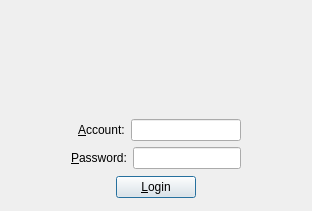
<?xml version="1.0" encoding="UTF-8"?>
<ui version="4.0">
 <class>ServerLoginDialog</class>
 <widget class="QDialog" name="ServerLoginDialog">
  <property name="geometry">
   <rect>
    <x>0</x>
    <y>0</y>
    <width>312</width>
    <height>211</height>
   </rect>
  </property>
  <property name="windowTitle">
   <string>Login</string>
  </property>
  <property name="windowIcon">
   <iconset resource="images.qrc">
    <normaloff>:/logo_small.png</normaloff>:/logo_small.png</iconset>
  </property>
  <layout class="QVBoxLayout" name="verticalLayout_2">
   <item>
    <layout class="QHBoxLayout" name="horizontalLayout_4">
     <item>
      <spacer name="horizontalSpacer_4">
       <property name="orientation">
        <enum>Qt::Horizontal</enum>
       </property>
       <property name="sizeHint" stdset="0">
        <size>
         <width>40</width>
         <height>20</height>
        </size>
       </property>
      </spacer>
     </item>
     <item>
      <widget class="QLabel" name="label_3">
       <property name="maximumSize">
        <size>
         <width>200</width>
         <height>100</height>
        </size>
       </property>
       <property name="text">
        <string/>
       </property>
       <property name="pixmap">
        <pixmap resource="images.qrc">:/logo.png</pixmap>
       </property>
       <property name="scaledContents">
        <bool>true</bool>
       </property>
      </widget>
     </item>
     <item>
      <spacer name="horizontalSpacer_3">
       <property name="orientation">
        <enum>Qt::Horizontal</enum>
       </property>
       <property name="sizeHint" stdset="0">
        <size>
         <width>40</width>
         <height>20</height>
        </size>
       </property>
      </spacer>
     </item>
    </layout>
   </item>
   <item>
    <layout class="QHBoxLayout" name="horizontalLayout_5">
     <item>
      <spacer name="horizontalSpacer_6">
       <property name="orientation">
        <enum>Qt::Horizontal</enum>
       </property>
       <property name="sizeHint" stdset="0">
        <size>
         <width>40</width>
         <height>20</height>
        </size>
       </property>
      </spacer>
     </item>
     <item>
      <layout class="QVBoxLayout" name="verticalLayout">
       <item>
        <layout class="QHBoxLayout" name="horizontalLayout">
         <item>
          <widget class="QLabel" name="label">
           <property name="toolTip">
            <string>Your user account.</string>
           </property>
           <property name="text">
            <string>&amp;Account:</string>
           </property>
           <property name="indent">
            <number>7</number>
           </property>
           <property name="buddy">
            <cstring>userNameEdit</cstring>
           </property>
          </widget>
         </item>
         <item>
          <widget class="QLineEdit" name="userNameEdit"/>
         </item>
        </layout>
       </item>
       <item>
        <layout class="QHBoxLayout" name="horizontalLayout_2">
         <item>
          <widget class="QLabel" name="label_2">
           <property name="toolTip">
            <string>Your password.</string>
           </property>
           <property name="text">
            <string>&amp;Password:</string>
           </property>
           <property name="buddy">
            <cstring>passWordEdit</cstring>
           </property>
          </widget>
         </item>
         <item>
          <widget class="QLineEdit" name="passWordEdit">
           <property name="echoMode">
            <enum>QLineEdit::Password</enum>
           </property>
          </widget>
         </item>
        </layout>
       </item>
      </layout>
     </item>
     <item>
      <spacer name="horizontalSpacer_5">
       <property name="orientation">
        <enum>Qt::Horizontal</enum>
       </property>
       <property name="sizeHint" stdset="0">
        <size>
         <width>40</width>
         <height>20</height>
        </size>
       </property>
      </spacer>
     </item>
    </layout>
   </item>
   <item>
    <layout class="QHBoxLayout" name="horizontalLayout_3">
     <item>
      <spacer name="horizontalSpacer">
       <property name="orientation">
        <enum>Qt::Horizontal</enum>
       </property>
       <property name="sizeHint" stdset="0">
        <size>
         <width>40</width>
         <height>20</height>
        </size>
       </property>
      </spacer>
     </item>
     <item>
      <widget class="QPushButton" name="loginButton">
       <property name="sizePolicy">
        <sizepolicy hsizetype="Preferred" vsizetype="Fixed">
         <horstretch>0</horstretch>
         <verstretch>0</verstretch>
        </sizepolicy>
       </property>
       <property name="maximumSize">
        <size>
         <width>500</width>
         <height>16777215</height>
        </size>
       </property>
       <property name="toolTip">
        <string>Click here to login...</string>
       </property>
       <property name="layoutDirection">
        <enum>Qt::LeftToRight</enum>
       </property>
       <property name="text">
        <string>&amp;Login</string>
       </property>
      </widget>
     </item>
     <item>
      <spacer name="horizontalSpacer_2">
       <property name="orientation">
        <enum>Qt::Horizontal</enum>
       </property>
       <property name="sizeHint" stdset="0">
        <size>
         <width>40</width>
         <height>20</height>
        </size>
       </property>
      </spacer>
     </item>
    </layout>
   </item>
  </layout>
 </widget>
 <resources>
  <include location="images.qrc"/>
 </resources>
 <connections/>
</ui>
